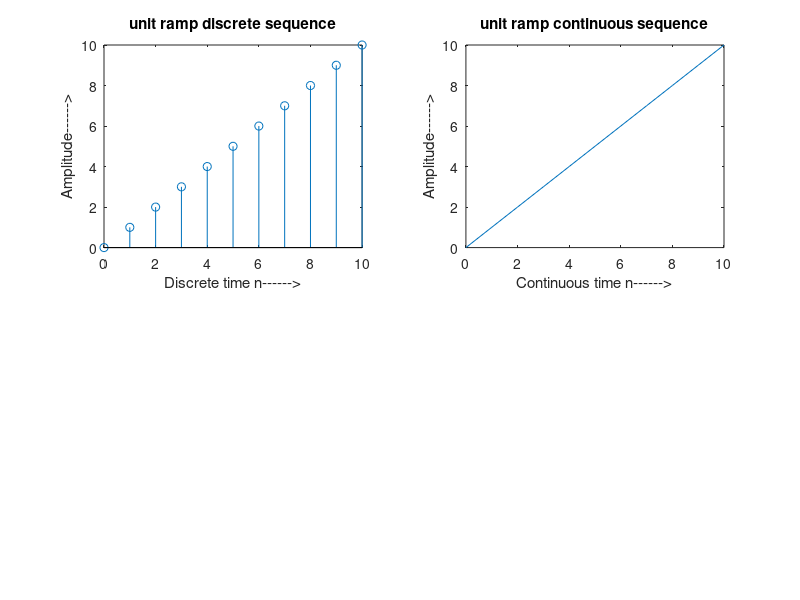

Recreate this plot in MATLAB.
% unit ramp discrete sequence
n=0:1:10;
ramp=n;
subplot(2,2,1);
stem(n,ramp);
xlabel('Discrete time n------>');
ylabel('Amplitude------>');
title('unit ramp discrete sequence');


% unit ramp continuous sequence
n=0:1:10;
ramp=n;
subplot(2,2,2);
plot(n,ramp);
xlabel('Continuous time n------>');
ylabel('Amplitude------>');
title('unit ramp continuous sequence');
